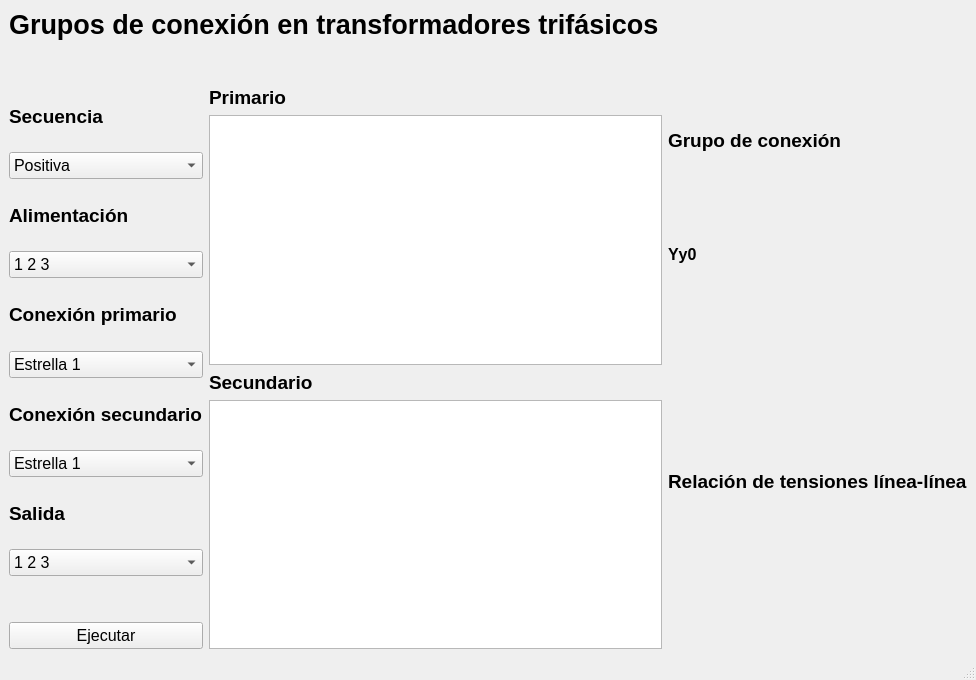
<?xml version="1.0" encoding="UTF-8"?>
<ui version="4.0">
 <class>MainWindow</class>
 <widget class="QMainWindow" name="MainWindow">
  <property name="geometry">
   <rect>
    <x>0</x>
    <y>0</y>
    <width>976</width>
    <height>680</height>
   </rect>
  </property>
  <property name="windowTitle">
   <string>MainWindow</string>
  </property>
  <widget class="QWidget" name="centralwidget">
   <layout class="QVBoxLayout" name="verticalLayout_5">
    <item>
     <widget class="QLabel" name="label">
      <property name="font">
       <font>
        <pointsize>20</pointsize>
        <weight>75</weight>
        <bold>true</bold>
       </font>
      </property>
      <property name="text">
       <string>Grupos de conexión en transformadores trifásicos</string>
      </property>
     </widget>
    </item>
    <item>
     <spacer name="verticalSpacer">
      <property name="orientation">
       <enum>Qt::Vertical</enum>
      </property>
      <property name="sizeType">
       <enum>QSizePolicy::Minimum</enum>
      </property>
      <property name="sizeHint" stdset="0">
       <size>
        <width>20</width>
        <height>40</height>
       </size>
      </property>
     </spacer>
    </item>
    <item>
     <layout class="QHBoxLayout" name="horizontalLayout_3">
      <item>
       <layout class="QVBoxLayout" name="verticalLayout">
        <item>
         <widget class="QLabel" name="label_7">
          <property name="font">
           <font>
            <pointsize>14</pointsize>
            <weight>75</weight>
            <bold>true</bold>
           </font>
          </property>
          <property name="text">
           <string>Secuencia</string>
          </property>
         </widget>
        </item>
        <item>
         <widget class="QComboBox" name="comboBox_5">
          <property name="font">
           <font>
            <pointsize>12</pointsize>
           </font>
          </property>
          <item>
           <property name="text">
            <string>Positiva</string>
           </property>
          </item>
          <item>
           <property name="text">
            <string>Negativa</string>
           </property>
          </item>
         </widget>
        </item>
        <item>
         <widget class="QLabel" name="label_11">
          <property name="font">
           <font>
            <pointsize>14</pointsize>
            <weight>75</weight>
            <bold>true</bold>
           </font>
          </property>
          <property name="text">
           <string>Alimentación</string>
          </property>
         </widget>
        </item>
        <item>
         <widget class="QComboBox" name="comboBox">
          <property name="font">
           <font>
            <pointsize>12</pointsize>
           </font>
          </property>
          <item>
           <property name="text">
            <string>1 2 3</string>
           </property>
          </item>
          <item>
           <property name="text">
            <string>1 3 2</string>
           </property>
          </item>
          <item>
           <property name="text">
            <string>2 1 3</string>
           </property>
          </item>
          <item>
           <property name="text">
            <string>2 3 1</string>
           </property>
          </item>
          <item>
           <property name="text">
            <string>3 2 1</string>
           </property>
          </item>
          <item>
           <property name="text">
            <string>3 1 2</string>
           </property>
          </item>
         </widget>
        </item>
        <item>
         <widget class="QLabel" name="label_8">
          <property name="font">
           <font>
            <pointsize>14</pointsize>
            <weight>75</weight>
            <bold>true</bold>
           </font>
          </property>
          <property name="text">
           <string>Conexión primario</string>
          </property>
         </widget>
        </item>
        <item>
         <widget class="QComboBox" name="comboBox_2">
          <property name="font">
           <font>
            <pointsize>12</pointsize>
           </font>
          </property>
          <item>
           <property name="text">
            <string>Estrella 1</string>
           </property>
          </item>
          <item>
           <property name="text">
            <string>Estrella 2</string>
           </property>
          </item>
          <item>
           <property name="text">
            <string>Delta 1</string>
           </property>
          </item>
          <item>
           <property name="text">
            <string>Delta 2</string>
           </property>
          </item>
         </widget>
        </item>
        <item>
         <widget class="QLabel" name="label_9">
          <property name="font">
           <font>
            <pointsize>14</pointsize>
            <weight>75</weight>
            <bold>true</bold>
           </font>
          </property>
          <property name="text">
           <string>Conexión secundario</string>
          </property>
         </widget>
        </item>
        <item>
         <widget class="QComboBox" name="comboBox_3">
          <property name="font">
           <font>
            <pointsize>12</pointsize>
           </font>
          </property>
          <item>
           <property name="text">
            <string>Estrella 1</string>
           </property>
          </item>
          <item>
           <property name="text">
            <string>Estrella 2</string>
           </property>
          </item>
          <item>
           <property name="text">
            <string>Delta 1</string>
           </property>
          </item>
          <item>
           <property name="text">
            <string>Delta 2</string>
           </property>
          </item>
          <item>
           <property name="text">
            <string>Zig-Zag 1</string>
           </property>
          </item>
          <item>
           <property name="text">
            <string>Zig-Zag 2</string>
           </property>
          </item>
          <item>
           <property name="text">
            <string>Zig-Zag 3</string>
           </property>
          </item>
          <item>
           <property name="text">
            <string>Zig-Zag 4</string>
           </property>
          </item>
         </widget>
        </item>
        <item>
         <widget class="QLabel" name="label_10">
          <property name="font">
           <font>
            <pointsize>14</pointsize>
            <weight>75</weight>
            <bold>true</bold>
           </font>
          </property>
          <property name="text">
           <string>Salida</string>
          </property>
         </widget>
        </item>
        <item>
         <widget class="QComboBox" name="comboBox_6">
          <property name="font">
           <font>
            <pointsize>12</pointsize>
           </font>
          </property>
          <item>
           <property name="text">
            <string>1 2 3</string>
           </property>
          </item>
          <item>
           <property name="text">
            <string>1 3 2</string>
           </property>
          </item>
          <item>
           <property name="text">
            <string>2 1 3</string>
           </property>
          </item>
          <item>
           <property name="text">
            <string>2 3 1</string>
           </property>
          </item>
          <item>
           <property name="text">
            <string>3 2 1</string>
           </property>
          </item>
          <item>
           <property name="text">
            <string>3 1 2</string>
           </property>
          </item>
         </widget>
        </item>
        <item>
         <spacer name="verticalSpacer_2">
          <property name="orientation">
           <enum>Qt::Vertical</enum>
          </property>
          <property name="sizeType">
           <enum>QSizePolicy::Minimum</enum>
          </property>
          <property name="sizeHint" stdset="0">
           <size>
            <width>20</width>
            <height>40</height>
           </size>
          </property>
         </spacer>
        </item>
        <item>
         <widget class="QPushButton" name="pushButton">
          <property name="font">
           <font>
            <pointsize>12</pointsize>
           </font>
          </property>
          <property name="text">
           <string>Ejecutar</string>
          </property>
         </widget>
        </item>
       </layout>
      </item>
      <item>
       <layout class="QVBoxLayout" name="verticalLayout_3">
        <item>
         <widget class="QLabel" name="label_2">
          <property name="font">
           <font>
            <pointsize>14</pointsize>
            <weight>75</weight>
            <bold>true</bold>
           </font>
          </property>
          <property name="text">
           <string>Primario</string>
          </property>
         </widget>
        </item>
        <item>
         <widget class="QGraphicsView" name="graphicsView"/>
        </item>
        <item>
         <widget class="QLabel" name="label_3">
          <property name="font">
           <font>
            <pointsize>14</pointsize>
            <weight>75</weight>
            <bold>true</bold>
           </font>
          </property>
          <property name="text">
           <string>Secundario</string>
          </property>
         </widget>
        </item>
        <item>
         <widget class="QGraphicsView" name="graphicsView_2"/>
        </item>
       </layout>
      </item>
      <item>
       <layout class="QVBoxLayout" name="verticalLayout_4">
        <item>
         <widget class="QLabel" name="label_4">
          <property name="font">
           <font>
            <pointsize>14</pointsize>
            <weight>75</weight>
            <bold>true</bold>
           </font>
          </property>
          <property name="text">
           <string>Grupo de conexión</string>
          </property>
         </widget>
        </item>
        <item>
         <widget class="QLabel" name="label_5">
          <property name="font">
           <font>
            <pointsize>12</pointsize>
            <weight>75</weight>
            <bold>true</bold>
           </font>
          </property>
          <property name="text">
           <string>Yy0</string>
          </property>
         </widget>
        </item>
        <item>
         <widget class="QLabel" name="label_12">
          <property name="maximumSize">
           <size>
            <width>250</width>
            <height>250</height>
           </size>
          </property>
          <property name="text">
           <string/>
          </property>
          <property name="pixmap">
           <pixmap>Horas/0.png</pixmap>
          </property>
          <property name="scaledContents">
           <bool>true</bool>
          </property>
          <property name="wordWrap">
           <bool>false</bool>
          </property>
         </widget>
        </item>
        <item>
         <widget class="QLabel" name="label_6">
          <property name="font">
           <font>
            <pointsize>14</pointsize>
            <weight>75</weight>
            <bold>true</bold>
           </font>
          </property>
          <property name="text">
           <string>Relación de tensiones línea-línea</string>
          </property>
         </widget>
        </item>
        <item>
         <widget class="QLabel" name="label_13">
          <property name="maximumSize">
           <size>
            <width>250</width>
            <height>250</height>
           </size>
          </property>
          <property name="text">
           <string/>
          </property>
          <property name="pixmap">
           <pixmap>Horas/1.png</pixmap>
          </property>
          <property name="scaledContents">
           <bool>true</bool>
          </property>
         </widget>
        </item>
       </layout>
      </item>
     </layout>
    </item>
   </layout>
  </widget>
  <widget class="QMenuBar" name="menubar">
   <property name="geometry">
    <rect>
     <x>0</x>
     <y>0</y>
     <width>976</width>
     <height>21</height>
    </rect>
   </property>
  </widget>
  <widget class="QStatusBar" name="statusbar"/>
 </widget>
 <resources/>
 <connections/>
</ui>
